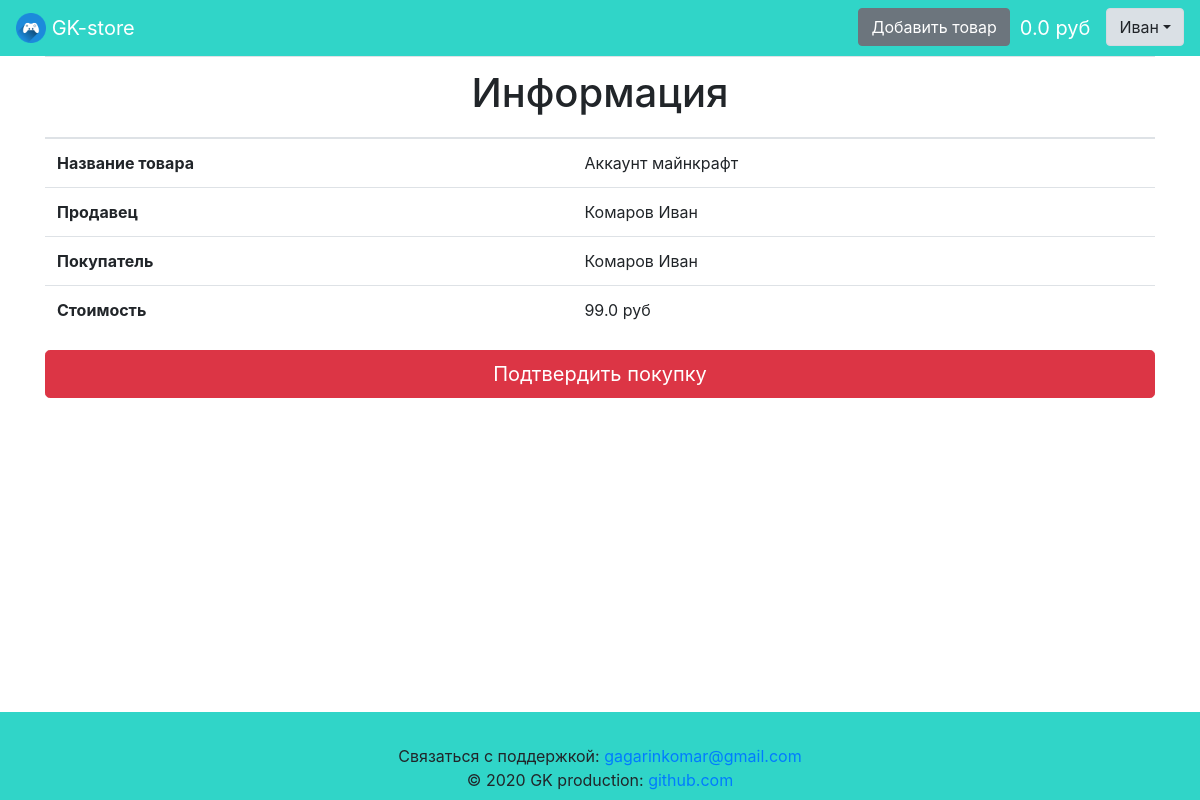
/transaction/1 (signed in), run on an earlier commit of the app's database.
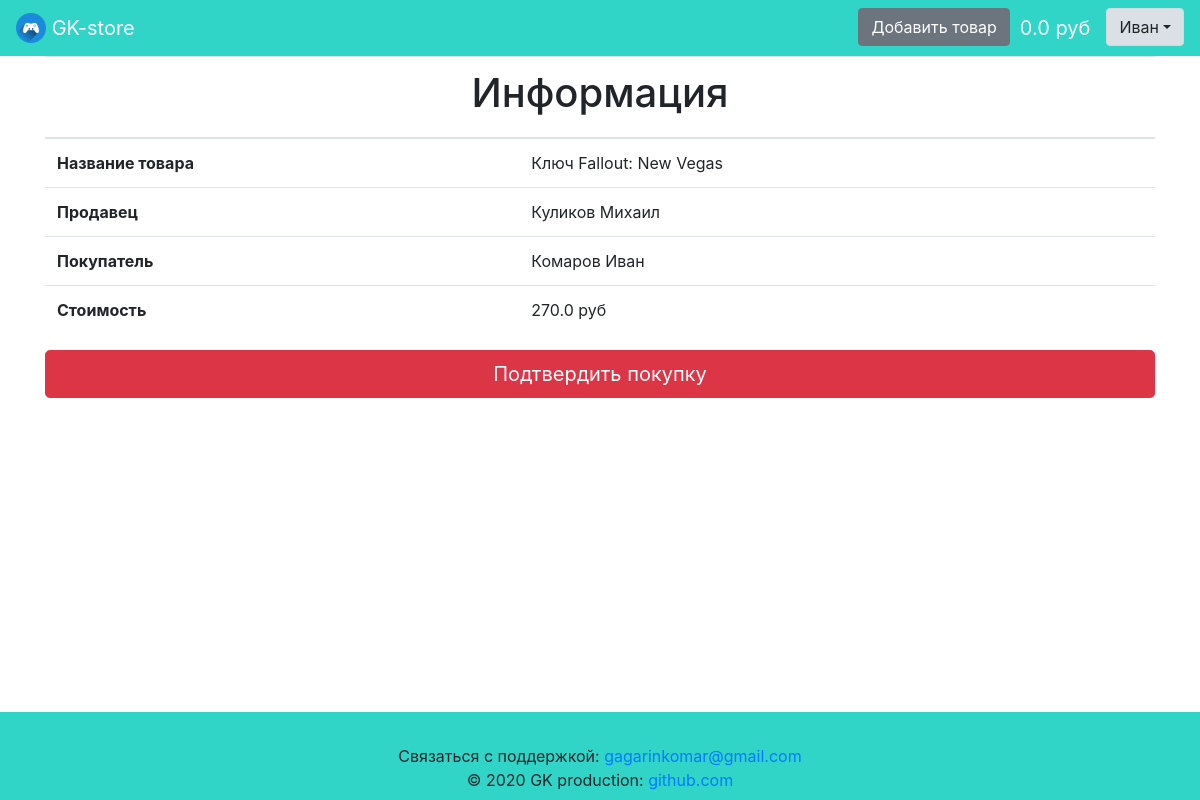
And on a later commit of the database.
### data/products.py (models this page shows)
class Product(SqlAlchemyBase, SerializerMixin):
    __tablename__ = 'products'
    id = sqlalchemy.Column(sqlalchemy.Integer,
                           primary_key=True, autoincrement=True)
    user_id = sqlalchemy.Column(sqlalchemy.Integer,
                                sqlalchemy.ForeignKey('users.id'))
    title = sqlalchemy.Column(sqlalchemy.String)
    short_about = sqlalchemy.Column(sqlalchemy.String)
    about = sqlalchemy.Column(sqlalchemy.String)
    price = sqlalchemy.Column(sqlalchemy.Float)
    purchased_content = sqlalchemy.Column(sqlalchemy.String)
    is_published = sqlalchemy.Column(sqlalchemy.Boolean, default=True)
    is_sold = sqlalchemy.Column(sqlalchemy.Boolean, default=False)
    is_checked = sqlalchemy.Column(sqlalchemy.Boolean, default=False)
    created_date = sqlalchemy.Column(sqlalchemy.DateTime,
                                     default=datetime.datetime.now)
    checked_date = sqlalchemy.Column(sqlalchemy.DateTime,
                                     nullable=True)
    image_source = sqlalchemy.Column(sqlalchemy.String,
                                     default='default_image.png')
    last_changed_date = sqlalchemy.Column(sqlalchemy.DateTime,
                                     default=datetime.datetime.now)
    user = orm.relation('User')
    categories = orm.relation('Category',
                              secondary='product_to_category',
                              backref='products')
    transactions = orm.relation('Transaction', back_populates='product')

### data/users.py (models this page shows, shortened)
class User(SqlAlchemyBase, UserMixin, SerializerMixin):
    __tablename__ = 'users'
    id = sqlalchemy.Column(sqlalchemy.Integer,
                           primary_key=True, autoincrement=True)
    name = sqlalchemy.Column(sqlalchemy.String)
    surname = sqlalchemy.Column(sqlalchemy.String, default='')
    about = sqlalchemy.Column(sqlalchemy.String,
                              default='Информация отсутствует.')
    phone_number = sqlalchemy.Column(sqlalchemy.String, default='Не указан.')
    email = sqlalchemy.Column(sqlalchemy.String, index=True, unique=True)
    balance = sqlalchemy.Column(sqlalchemy.Float, default=0)
    permission = sqlalchemy.Column(sqlalchemy.String)
    sum_rating = sqlalchemy.Column(sqlalchemy.Integer, default=0)
    count_rating = sqlalchemy.Column(sqlalchemy.Integer, default=0)
    hashed_password = sqlalchemy.Column(sqlalchemy.String)
    created_date = sqlalchemy.Column(sqlalchemy.DateTime,
                                     default=datetime.datetime.now)
    last_changed_date = sqlalchemy.Column(sqlalchemy.DateTime,
                                     default=datetime.datetime.now)
    avatar_source = sqlalchemy.Column(sqlalchemy.String,
                                      default='default_avatar.png')
    count_transactions = sqlalchemy.Column(sqlalchemy.Integer, default=0)
    products = orm.relation('Product', back_populates='user')
    if permission == 'seller':
        transactions = orm.relation('Transaction', back_populates='seller')
    elif permission == 'buyer':
        transactions = orm.relation('Transaction', back_populates='buyer')

### app.py (the view, shortened to what this page needs)
@app.route('/transaction/<int:id>', methods=['GET', 'POST'])
@login_required
def transaction(id):
    session = db_session.create_session()
    product = session.query(Product).filter(Product.id == id).first()
    if not product.is_checked or product.is_sold:
        abort(404)
    return render_template('transaction.html', product=product)

### app.py (called while the page is built)
@login_manager.user_loader
def load_user(user_id):
    session = db_session.create_session()
    return session.query(User).get(user_id)

### data/db_session.py (called while the page is built)
def create_session() -> Session:
    global __factory
    return __factory()

### templates/transaction.html (shortened to what this page needs)
{% extends "base.html" %}
{% block content %}
<table class="table">
    <thead>
        <tr>
            <th colspan="2"><h1 align="center">Информация</h1></th>
        </tr>
    </thead>
    <tbody>
        <tr>
            <th>Название товара</th>
            <td>{{ product.title }}</td>
        </tr>
        <tr>
            <th>Продавец</th>
            <td>{% if product.user.surname %}{{ product.user.surname }} {% endif %}{{ product.user.name }}</td>
        </tr>
        <tr>
            <th>Покупатель</th>
            <td>{% if current_user.surname %}{{ current_user.surname }} {% endif %}{{ current_user.name }}</td>
        </tr>
        <tr>
            <th>Стоимость</th>
            <td>{{ product.price }} руб</td>
        </tr>
            {% if product.is_sold %}
        <tr>
            <th>Статус</th>
            <td>{{ product.transactions[0].status }}</td>
        </tr>
        <tr>
            <th>Дата</th>
            <td>{{ product.transactions[0].date.strftime('%H:%M %d.%m.%Y') }}</td>
        </tr>
        <tr>
            <th>Купленная информация</th>
            <td>{{ product.purchased_content }}</td>
        </tr>
    </tbody>
</table>
{% if current_user.permission == 'admin' %}
<p></p>
{% elif current_user.permission == 'seller' and product.transactions[0].estimate_buyer %}
<div class="rating-result">
    {% for i in range(product.transactions[0].estimate_buyer) %}
        <span class="active"></span>
    {% endfor %}
    {% for i in range(5 - product.transactions[0].estimate_buyer) %}
	    <span></span>
	{% endfor %}
</div>
{% elif current_user.permission == 'buyer' and product.transactions[0].estimate_seller %}
<div class="rating-result">
    {% for i in range(product.transactions[0].estimate_seller) %}
        <span class="active"></span>
    {% endfor %}
    {% for i in range(5 - product.transactions[0].estimate_seller) %}
	    <span></span>
	{% endfor %}
</div>
{% elif product.is_sold %}
<form method="POST" action="">
<div class="rating-area">
	<input type="radio" id="star-5" name="rating" value="5">
	<label for="star-5" title="Оценка «5»"></label>
	<input type="radio" id="star-4" name="rating" value="4">
	<label for="star-4" title="Оценка «4»"></label>
	<input type="radio" id="star-3" name="rating" value="3">
	<label for="star-3" title="Оценка «3»"></label>
	<input type="radio" id="star-2" name="rating" value="2">
	<label for="star-2" title="Оценка «2»"></label>
	<input type="radio" id="star-1" name="rating" value="1">
	<label for="star-1" title="Оценка «1»"></label>
</div>
    <div class="center">
        <button class="btn btn-warning" type="sumbit">Оценить</button>
    </div>
</form>
{% endif %}
            {% else %}
    </tbody>
</table>
<form method="POST" action="">
    <button class="btn btn-danger btn-lg btn-block" type="sumbit">Подтвердить покупку</button>
</form>
            {% endif %}
{% endblock %}

### templates/base.html (shortened to what this page needs)
<!doctype html>
<html lang="ru">
<head>
    {% block head %}
    <link rel="stylesheet"
          href="https://stackpath.bootstrapcdn.com/bootstrap/4.4.1/css/bootstrap.min.css"
>
    <link rel="stylesheet" type="text/css" href="{{ url_for('static', filename='css/style.css') }}" />
    {% endblock %}
</head>
<body>
<div class="wrapper">
    <div class="content">
        <header>
            <nav class="navbar navbar-dark navbar-expand" style="background-color: #30D5C8;">
                <a class="navbar-brand" href="/">
                    <img src="/static/img/logo.png" width="30" height="30" class="d-inline-block align-top" alt="">
                    GK-store
                </a>
                {% if current_user.is_authenticated %}
                    <p>
                        <ul class="navbar-nav ml-auto">
                        {% if current_user.permission == 'seller' %}
                            <li class="nav-item"><a href="/product" class="btn btn-secondary">Добавить товар</a></li>
                        {% endif %}
                        <li class="nav-item"><a class="navbar-brand padding-left" href="/balance">{{ current_user.balance|round(2) }} руб</a></li>
                        <li class="nav-item">
                            <div class="dropdown show">
                                <a class="btn btn-light dropdown-toggle"  data-toggle="dropdown">{{ current_user.name }}</a>
                            </div>
                        </li>
                        </ul>
                    </p>
                {% endif %}
            </nav>
        </header>
        <main role="main" class="container wrapper">
            {% block content %}{% endblock %}
        </main>
    </div>
    <div class="footer">
        <footer class="page-footer font-small pt-4" style="background-color: #30D5C8;">
            <div class="footer-copyright text-center py-2">
                Связаться с поддержкой:
                <a href="mailto:gagarinkomar@gmail.com?subject=Нужна помощь по GK-store">gagarinkomar@gmail.com</a><br>
                © 2020 GK production:
                <a href="https://github.com/gagarinkomar/">github.com</a>
            </div>
        </footer>
    </div>
</div>
</body>
</html>

What changed in the data, as far as the page shows it:
changed Product: title "Аккаунт майнкрафт" → "Ключ Fallout: New Vegas"; price "99.0" → "270.0"
now on this page (row edited): User: user.surname "Куликов", user.name "Михаил"
Also different on the page:
{{ product.user.surname }}: "Комаров" → "Куликов"
{{ product.user.name }}: "Иван" → "Михаил"
